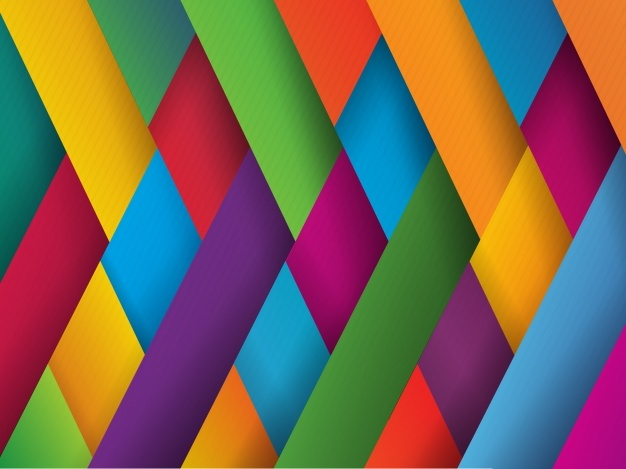
#> input picture picture.jpg, 626 x 469 px
$ python intensity.py
#> lines starting #> are read from the running program, lines starting #| are printed output that depends on the picture
import PIL
import math
from PIL import Image

im = Image.open("picture.jpg","r").convert("RGBA");
px = im.load();

width, height =  im.size;
#> width = 626; height = 469

for x in range(width):
	for y in range(height):
		tuples = px[x,y];
		mean = math.sqrt(0.241* (tuples[0] ** 2) + 0.691* (tuples[1] ** 2) + 0.068* (tuples[2] ** 2));
		if (mean >= 204) :
			px[x,y] = (255,0,0);
		elif(mean > 76.5 and mean < 204):
			px[x,y] = (0,255,0);
		elif(mean <= 76.5):
			px[x,y] = (0,0,255);

im.show();
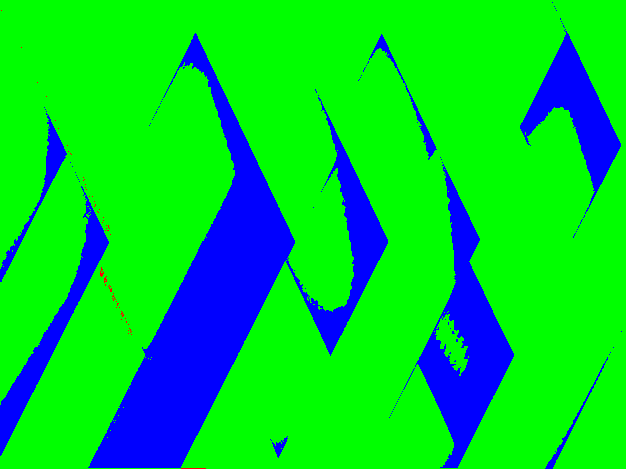
#> shown: PIL image 626x469 RGBA; mean R, G, B, A 0.1, 206.1, 48.7, 255
im.save("transformed.png");
